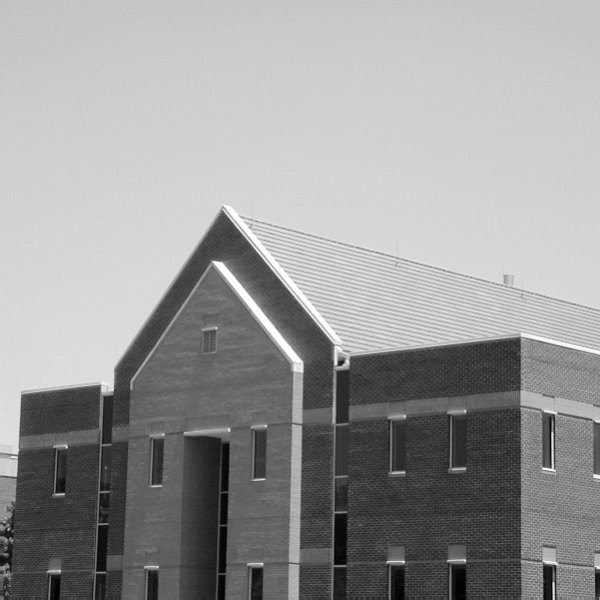
%> input picture S3-Freq/bld.tif, 600 x 600 px
$ octave TransformadaFourier.m   (GNU Octave 9; MATLAB toolbox functions it lacks are replaced by stand-ins)
%> lines starting %> are read from the running program, lines starting %| are printed output that depends on the picture
### S3-Freq/paddedsize.m
function PQ = paddedsize(AB, CD, PARAM)
%PADDEDSIZE Computes padded sizes useful for FFT-based filtering.
% PQ = PADDEDSIZE(AB), where AB is a two-element size vector, computes the
% two-element size vecter PQ = 2*AB.
%
% PQ = PADDEDSIZE(AB, 'PWR2') computes the vector PQ such that PQ(1) =
% PQ(2) = 2^nextpow2(2*m), where m is MAX(AB).
%
% PQ = PADDEDSIZE(AB, CD), where AB and CD are two-element size vectors,
% computes the two-element size vector PQ. The elements of PQ are the
% smallest even integers greater than or equal to AB + CD -1.
%
% PQ = PADDEDSIZE(AB, CD, 'PWR2') computes the vector PQ such that PQ(1) =
% PQ(2) = 2^nextpow2(2*m), where m is MAX([AB CD]).
%
% Function rewritten from Gonzalez, Woods, Eddins; Digital Image Processing using Matlab
% Prentice Hall, 2004

if nargin ==1
    PQ = 2*AB;
elseif nargin == 2 & ~ischar(CD)
    PQ = AB +CD -1;
    PQ = 2*ceil(PQ/2);
elseif nargin ==2
    m= max(AB); %Maximum dimension

    %Find power-of-2 at least twice m.
	P = 2^nextpow2(2*m);
	PQ = [P, P];
elseif nargin == 3
    m=max([AB CD]); % Maximum dimension.
    P = 2^nextpow2(2*m);
    PQ = [P, P];
else
    error('Wrong number of inputs')
end

### S3-Freq/dftuv.m
function [U, V] = dftuv(M, N)
%DFTUV Computes meshgrid frequency matrices.
%   [U, V] = DFTUV(M, N) computes meshgrid frequency matrices U and
%   V. U and V are useful for computing frequency-domain filter
%   functions that can be used with DFTFILT.  U and V are both M-by-N.

% Set up range of variables.
u = 0:(M-1);
v = 0:(N-1);

% Compute the indices for use in meshgrid
idx = find(u > M/2);
u(idx) = u(idx) - M;
idy = find(v > N/2);
v(idy) = v(idy) - N;

% Compute the meshgrid arrays
[V, U] = meshgrid(v, u);

### S3-Freq/lpfilter.m
function H = lpfilter(type, M, N, D0, n)
%LPFILTER Computes frequency domain lowpass filters
%   H = LPFILTER(TYPE, M, N, D0, n) creates the transfer function of
%   a lowpass filter, H, of the specified TYPE and size (M-by-N).  To
%   view the filter as an image or mesh plot, it should be centered
%   using H = fftshift(H).
%
%   Valid values for TYPE, D0, and n are:
%
%   'ideal'    Ideal lowpass filter with cutoff frequency D0.  n need
%              not be supplied.  D0 must be positive
%
%   'btw'      Butterworth lowpass filter of order n, and cutoff D0.
%              The default value for n is 1.0.  D0 must be positive.
%
%   'gaussian' Gaussian lowpass filter with cutoff (standard deviation)
%              D0.  n need not be supplied.  D0 must be positive.

% Use function dftuv to set up the meshgrid arrays needed for
% computing the required distances.
[U, V] = dftuv(M, N);

% Compute the distances D(U, V).
D = sqrt(U.^2 + V.^2);

% Begin fiter computations.
switch type
case 'ideal'
   H = double(D <=D0);
case 'btw'
   if nargin == 4
      n = 1;
   end
   H = 1./(1 + (D./D0).^(2*n));
case 'gaussian'
   H = exp(-(D.^2)./(2*(D0^2)));
otherwise
   error('Unknown filter type.')
end

### S3-Freq/TransformadaFourier.m
clear all
close all
clc

f = imread('bld.tif');
%> f is the input picture: size 600x600 uint8; min 0, max 255, mean 152.9

PQ = paddedsize(size(f)); %Padding
%> PQ = [1200 1200]
F = fft2(f,PQ(1),PQ(2)); %Trans Fourier
Fc = fftshift(F);       %Centrar F
S = log(1+abs(Fc));      %Espectro + filtro log
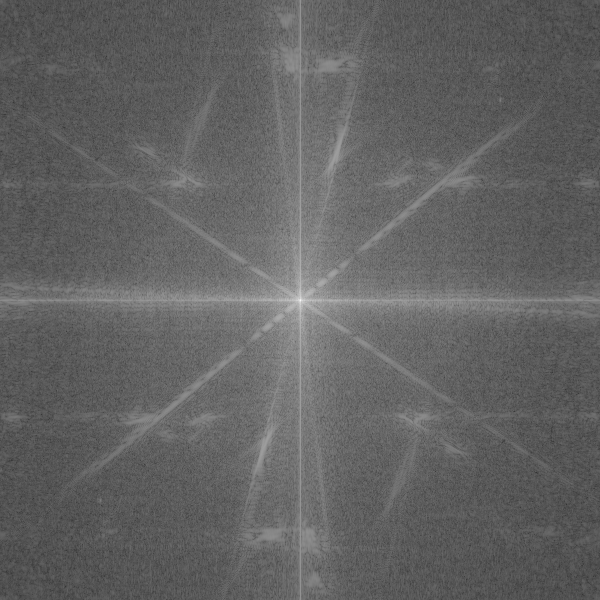
%> S: size 1200x1200 double (shown at 1/2 size); min 1.2, max 17.82, mean 7.65; drawn with min black and max white

%Filter
H=lpfilter('ideal',PQ(1),PQ(2),100);
G = F.*H;

g = real(ifft2(G));%Transformada inversa de fourier Y convercion a reales.
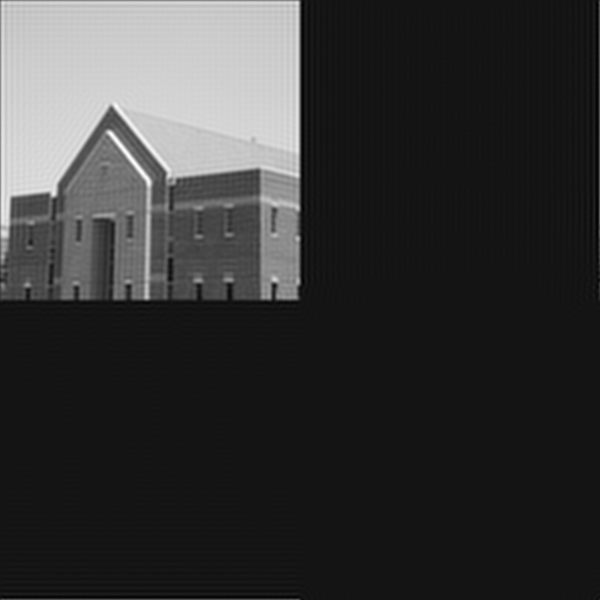
%> g: size 1200x1200 double (shown at 1/2 size); min -22.86, max 262, mean 38.2; drawn with min black and max white
[M N] = size(f);
%> M = 600; N = 600
g = g(1:M,1:N);
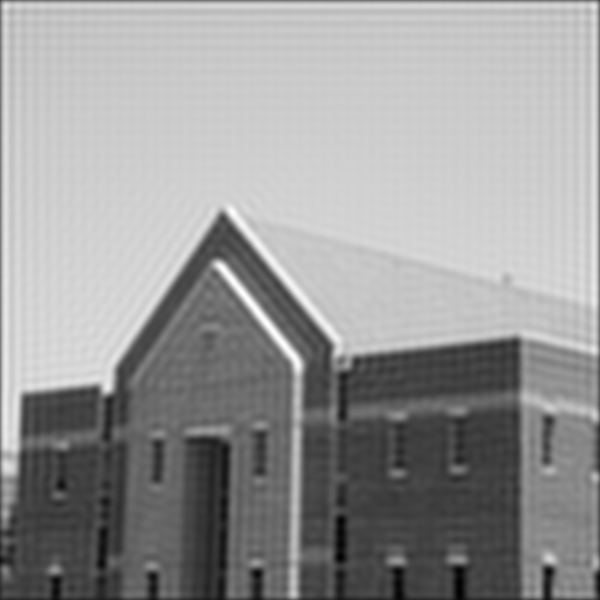
%> g: size 600x600 double; min -11.93, max 262, mean 152.3; drawn with min black and max white


G = fft2(g,PQ(1),PQ(2)); %Trans Fourier
Gc = fftshift(G);       %Centrar F
Sg = log(1+abs(Gc));      %Espectro + filtro log
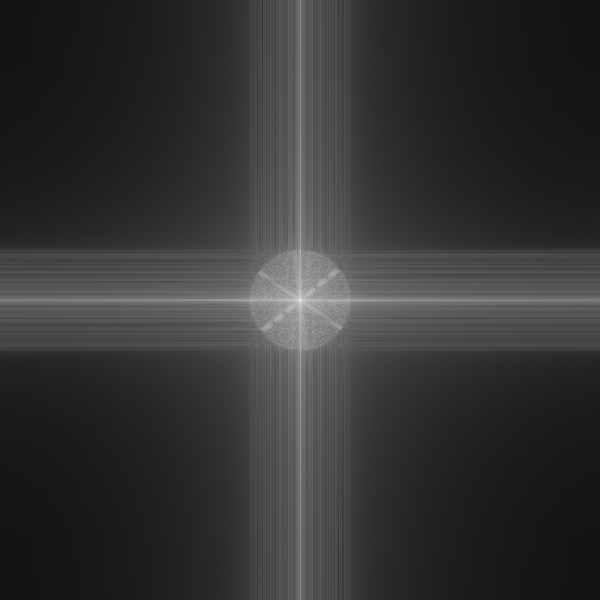
%> Sg: size 1200x1200 double (shown at 1/2 size); min 0.759, max 17.82, mean 4.25; drawn with min black and max white

M1 = -M/2:M/2;
%> M1 = 601 values from -300 to 300
N1 = -N/2:N/2;
%> N1 = 601 values from -300 to 300

subplot(2,2,1);
imshow(f)
title('F')
subplot(2,2,2);
imagesc(M1,N1,S)
colormap('gray')
title('Sf')
subplot(2,2,3);
imshow(g,[])
title('g')
subplot(2,2,4);
imagesc(M1,N1,Sg)
title('Sg')
